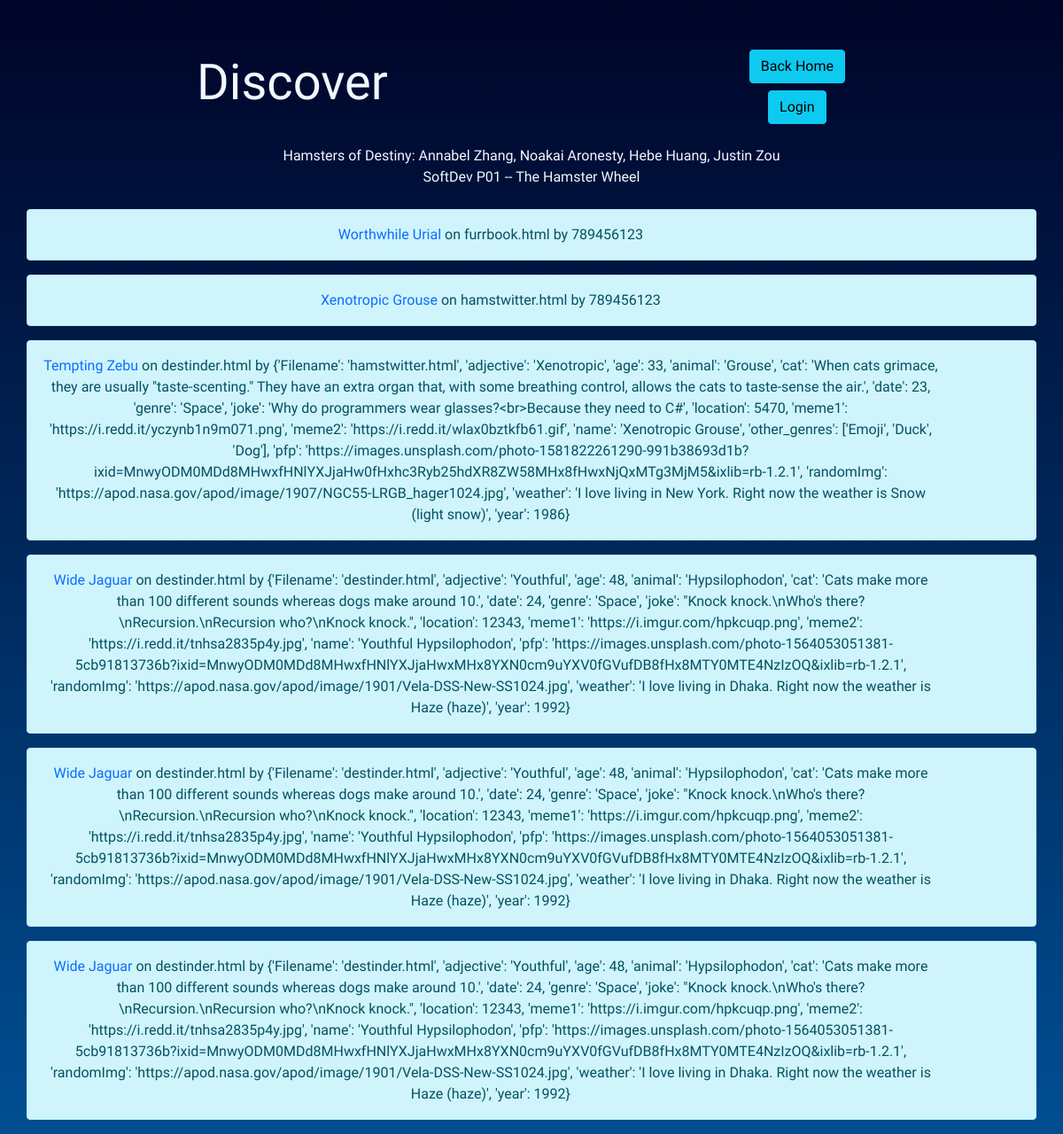
The app's page /discover, older data.
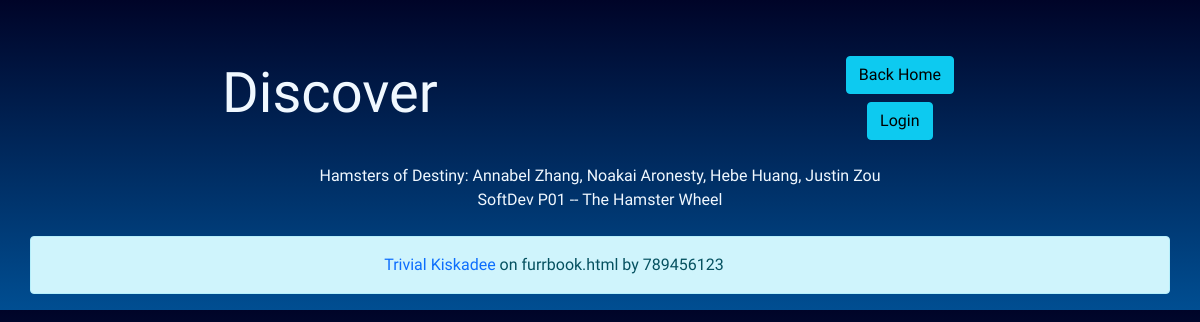
The same page, newer data.
### tables this page shows
CREATE TABLE profiles (pid INTEGER, name TEXT, username TEXT, template TEXT, pfp TEXT, banner TEXT, adjective TEXT, animal TEXT, joke TEXT, catFact TEXT, weatherFact TEXT, meme1 TEXT, meme2 TEXT, age TEXT, location TEXT, genre TEXT, date TEXT, year TEXT);

### app/__init__.py (the view)
@app.route("/discover", methods=['GET', 'POST'])
def discover():
    try:
        discoverList = []
        db = sqlite3.connect(DB_FILE)
        c = db.cursor()
        query = c.execute('SELECT name, template, username FROM profiles')
        convert = list(query) #turns tuple into list
    except:
        return render_template("home.html")
    return render_template("discover.html", list=convert)

### app/templates/discover.html (shortened to what this page needs)
<!DOCTYPE html>
<html lang="en" dir="ltr">
<head>
    <link href="https://cdn.jsdelivr.net/npm/bootstrap@5.1.3/dist/css/bootstrap.min.css" rel="stylesheet"
>
    <link href="../static/css/general.css" rel="stylesheet">
</head>
<body id="top">
<br>
<div class="container pt-4 pb-3 rounded">
    <div class="row row-cols-auto">
        <div class="col p-0 my-auto">
            <h1 class="fw-light display-4" id="title">Discover</h1>
        </div>
        <div class="col p-0 my-auto">
            <div class="container my-2">
            <form action="/" method='GET'>
                <button type="submit" class="btn btn-info" formaction="/">Back Home</button>
            </form>
            </div>
            <div class="container my-2">
                {% if session['username'] %}
                <form action="/logout" method='GET'>
                    <button type="submit" class="btn btn-danger" formaction="/logout">Logout</button>
                </form>
                {% else %}
                <form action="/login" method='GET'>
                    <button type="submit" class="btn btn-info" formaction="/login">Login</button>
                </form>
                {% endif %}
            </div>
        </div>
    </div>
</div>
<div class="container p-4 pt-0 rounded">
    Hamsters of Destiny: Annabel Zhang, Noakai Aronesty, Hebe Huang, Justin Zou<br>
    SoftDev P01 -- The Hamster Wheel<br>
</div>
{% set NAME = 0 %}
{% set TEMPLATE = 1 %}
{% set USERNAME = 2 %}
{% for user in list %}
<div class="container user-container alert alert-info">
    <div class="row p-0 m-0">
        <div class="col-11 p-0 m-0">
            <a class="profile" style="text-decoration: none;" href="/{{user[NAME]}}"> {{user[NAME]}}</a> on
            <span class="template"> {{user[TEMPLATE]}} by {{user[USERNAME]}} </span>
        </div>
    </div>
</div>
{% endfor %}
</body>
</html>

### app/static/css/general.css (style rules this page uses)
body { background-size: cover; background-repeat: no-repeat; background: linear-gradient(#000428, #004e92); color: aliceblue; text-align: center; font-family: 'Zen Kurenaido', sans-serif; }
h1 { font-family: 'Iceberg', cursive; }
div { margin: auto; }

Row changes from the older to the newer data that the page shows:
removed profiles: name "Xenotropic Grouse", template "hamstwitter.html", username "789456123"
removed profiles: name "Tempting Zebu", template "destinder.html", username "{'Filename': 'hamstwitter.html', 'adjective': 'Xenotropic', 'age': 33, 'animal': 'Grouse', 'cat': 'When cats grimace, they are usually \"taste-scenting.\" They have an extra organ that, with some breathing control, allows the cats to taste-sense the air.', 'date': 23, 'genre': 'Space', 'joke': 'Why do programmers wear glasses?<br>Because they need to C#', 'location': 5470, 'meme1': 'https://i.redd.it/yczynb1n9m071.png', 'meme2': 'https://i.redd.it/wlax0bztkfb61.gif', 'name': 'Xenotropic Grouse', 'other_genres': ['Emoji', 'Duck', 'Dog'], 'pfp':…"
removed profiles: name "Wide Jaguar", template "destinder.html", username "{'Filename': 'destinder.html', 'adjective': 'Youthful', 'age': 48, 'animal': 'Hypsilophodon', 'cat': 'Cats make more than 100 different sounds whereas dogs make around 10.', 'date': 24, 'genre': 'Space', 'joke': \"Knock knock.\\nWho's there?\\nRecursion.\\nRecursion who?\\nKnock knock.\", 'location': 12343, 'meme1': 'https://i.imgur.com/hpkcuqp.png', 'meme2': 'https://i.redd.it/tnhsa2835p4y.jpg', 'name': 'Youthful Hypsilophodon', 'pfp': 'https://images.unsplash.com/photo-1564053051381-5cb91813736b?ixid=MnwyODM0MDd8MHwxfHNlYXJjaHwxMHx8YXN0cm9uYXV0fGVufDB8fHx8MTY0MTE4NzIzOQ&ixlib=rb-1.2.1', 'randomImg': 'https://apod.nasa.gov/apod/image/1901/Vela-DSS-New-SS1024.jpg', 'weather': 'I love living in…"
removed profiles: name "Wide Jaguar", template "destinder.html", username "{'Filename': 'destinder.html', 'adjective': 'Youthful', 'age': 48, 'animal': 'Hypsilophodon', 'cat': 'Cats make more than 100 different sounds whereas dogs make around 10.', 'date': 24, 'genre': 'Space', 'joke': \"Knock knock.\\nWho's there?\\nRecursion.\\nRecursion who?\\nKnock knock.\", 'location': 12343, 'meme1': 'https://i.imgur.com/hpkcuqp.png', 'meme2': 'https://i.redd.it/tnhsa2835p4y.jpg', 'name': 'Youthful Hypsilophodon', 'pfp': 'https://images.unsplash.com/photo-1564053051381-5cb91813736b?ixid=MnwyODM0MDd8MHwxfHNlYXJjaHwxMHx8YXN0cm9uYXV0fGVufDB8fHx8MTY0MTE4NzIzOQ&ixlib=rb-1.2.1', 'randomImg': 'https://apod.nasa.gov/apod/image/1901/Vela-DSS-New-SS1024.jpg', 'weather': 'I love living in…"
removed profiles: name "Wide Jaguar", template "destinder.html", username "{'Filename': 'destinder.html', 'adjective': 'Youthful', 'age': 48, 'animal': 'Hypsilophodon', 'cat': 'Cats make more than 100 different sounds whereas dogs make around 10.', 'date': 24, 'genre': 'Space', 'joke': \"Knock knock.\\nWho's there?\\nRecursion.\\nRecursion who?\\nKnock knock.\", 'location': 12343, 'meme1': 'https://i.imgur.com/hpkcuqp.png', 'meme2': 'https://i.redd.it/tnhsa2835p4y.jpg', 'name': 'Youthful Hypsilophodon', 'pfp': 'https://images.unsplash.com/photo-1564053051381-5cb91813736b?ixid=MnwyODM0MDd8MHwxfHNlYXJjaHwxMHx8YXN0cm9uYXV0fGVufDB8fHx8MTY0MTE4NzIzOQ&ixlib=rb-1.2.1', 'randomImg': 'https://apod.nasa.gov/apod/image/1901/Vela-DSS-New-SS1024.jpg', 'weather': 'I love living in…"
changed profiles "furrbook.html": name "Worthwhile Urial" → "Trivial Kiskadee"
